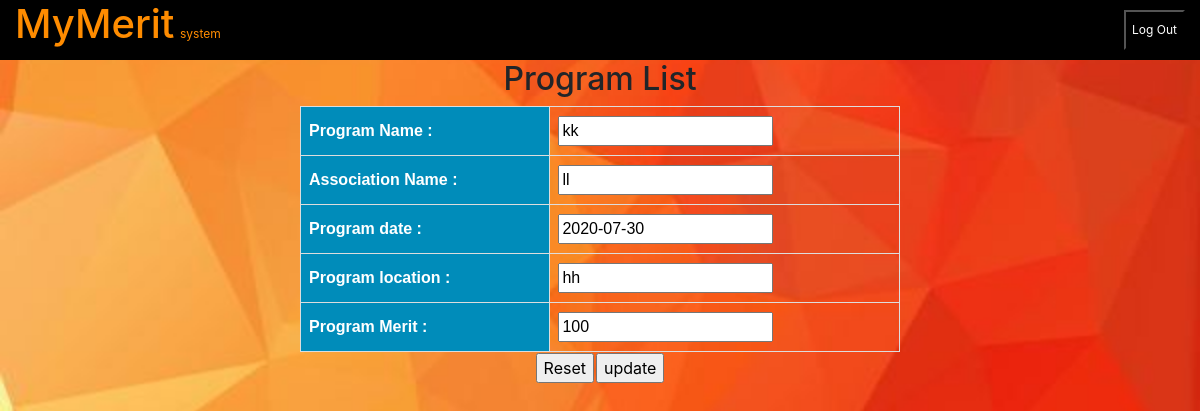
The app's page /m2/editqr.php?no=7 with its own data.
### tables this page shows
CREATE TABLE `report_parmerit` (
  `pro_id` int(6) NOT NULL,
  `program_name` varchar(100) DEFAULT NULL,
  `program_Association` varchar(50) DEFAULT NULL,
  `progarm_supervisor` varchar(50) DEFAULT NULL,
  `program_participle` int(5) DEFAULT NULL,
  `program_applicant` varchar(20) DEFAULT NULL,
  `proAppli_phone` varchar(15) DEFAULT NULL,
  `program_location` varchar(20) DEFAULT NULL,
  `programS_date` date DEFAULT NULL,
  `programE_date` date DEFAULT NULL,
  `programS_time` varchar(5) DEFAULT NULL,
  `programE_time` varchar(5) DEFAULT NULL,
  `participle_merit` int(4) DEFAULT NULL,
  `program_proof` varchar(1000) NOT NULL,
  `program_status` varchar(15) NOT NULL
);

### m2/editqr.php (the view, shortened to what this page needs)
<?php
include("databases.php");
?>
<!DOCTYPE html>
<html>
<head>
<link rel="stylesheet" href="https://maxcdn.bootstrapcdn.com/bootstrap/4.0.0/css/bootstrap.min.css">
</head>
<body>
	<div class="container-fluid">
            <h1><span class="glyphicon glyphicon-book" aria-hidden="true"></span> MyMerit
            	<button onclick="LogOut()" class="logOut">Log Out</button>
            </h1><p >system</p>
        </div>
        <h2 align="center">Program List</h2>
<?php
$no = $_GET["no"];
$query = "SELECT * FROM report_parmerit WHERE pro_id = '$no'  ";
$result = mysqli_query($link,$query);
?>
<?php
	if (mysqli_num_rows($result) > 0){
	?>
	<?php
	foreach($result as $row)
	{
		?>
	<form action="" method="post">
	<table id="table" align="center">
				<tr >
					<th>Program Name :</th>
					<td><input type="text" name="program_name" value="<?=$row['program_name']?>"></td>
				</tr>
				<tr>
					<th>Association Name :</th>
					<td><input type="text" name="program_Association" value="<?=$row['program_Association']?>"></td>
				</tr>
				<tr>
					<th>Program date :</th>
					<td><input type="text" name="programS_date" value="<?=$row['programS_date']?>"></td>
				</tr>
				<tr>
					<th>Program location :</th>
					<td><input type="text" name="program_location" value="<?=$row['program_location']?>"></td>
				</tr>
				<tr>
					<th>Program Merit :</th>
					<td><input type="text" name="participle_merit" value="<?=$row['participle_merit']?>"></td>
				</tr>
		</table>
		<table align="center">
		<td><input type="reset" value="Reset"></td>
		<td><input type="submit" name="update" Value="update"></td>
	</table>
	</form>
        <?php
	}}
	?>
</body>
</html>

### m2/editqr.php (style rules this page uses)
body { background-image:url(image/b1.jpg); background-size:cover; background-attachment:fixed; }
.container-fluid { background-color:black; color: #FF8C00; font-size: 20px; width: 100%; height: 60px; }
.logOut { background-color: black; color: white; font-size: 12px; column-width: 30%; height: 40px; border-color: black; cursor: pointer; position: absolute; top: 10px; right: 15px; }
p { background-color: black; color: #FF8C00; font-size: 12px; border-color: black; position: absolute; top: 25px; left: 180px; }
#table { font-family: "Trebuchet MS", Arial, Helvetica, sans-serif; border-collapse: collapse; width: 50%; }
#table td, #table th { border: 1px solid #ddd; padding: 8px; }
#table th { padding-top: 12px; padding-bottom: 12px; text-align: left; background-color: #008CBA; color: white; }

### records on screen
report_parmerit: program_name "kk", program_Association "ll", programS_date "2020-07-30", program_location "hh", participle_merit "100"
